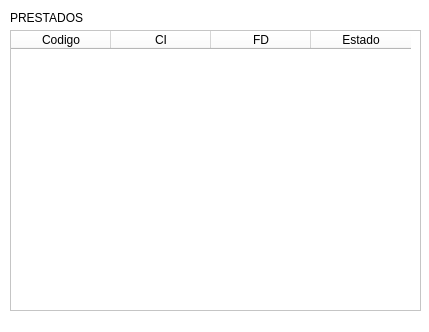
<?xml version="1.0" encoding="UTF-8"?>
<ui version="4.0">
 <class>Dialog</class>
 <widget class="QDialog" name="Dialog">
  <property name="geometry">
   <rect>
    <x>0</x>
    <y>0</y>
    <width>429</width>
    <height>332</height>
   </rect>
  </property>
  <property name="windowTitle">
   <string>Dialog</string>
  </property>
  <property name="styleSheet">
   <string notr="true">background-color: rgb(255, 255, 255);</string>
  </property>
  <widget class="QLabel" name="label">
   <property name="geometry">
    <rect>
     <x>10</x>
     <y>10</y>
     <width>111</width>
     <height>16</height>
    </rect>
   </property>
   <property name="text">
    <string>PRESTADOS</string>
   </property>
  </widget>
  <widget class="QTableWidget" name="tableWidget">
   <property name="geometry">
    <rect>
     <x>10</x>
     <y>30</y>
     <width>411</width>
     <height>281</height>
    </rect>
   </property>
   <column>
    <property name="text">
     <string>Codigo</string>
    </property>
   </column>
   <column>
    <property name="text">
     <string>CI</string>
    </property>
   </column>
   <column>
    <property name="text">
     <string>FD</string>
    </property>
   </column>
   <column>
    <property name="text">
     <string>Estado</string>
    </property>
   </column>
  </widget>
 </widget>
 <resources/>
 <connections/>
</ui>
